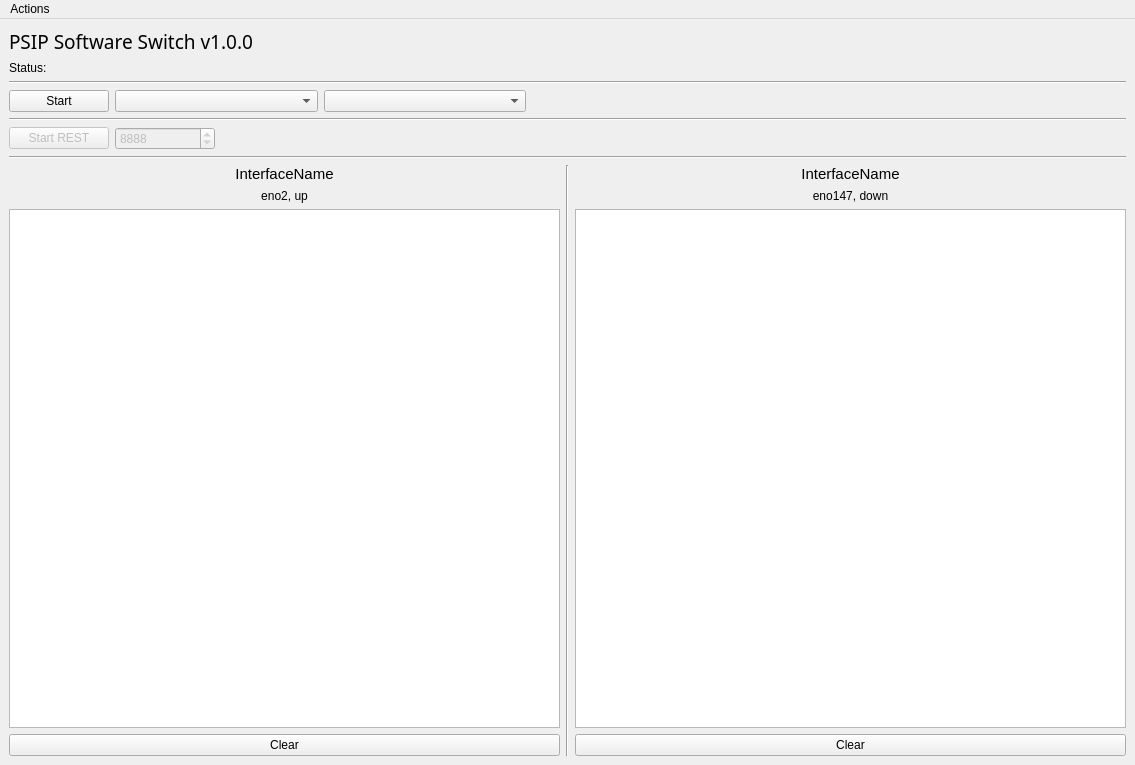
<?xml version="1.0" encoding="UTF-8"?>
<ui version="4.0">
 <class>MainWindow</class>
 <widget class="QMainWindow" name="MainWindow">
  <property name="geometry">
   <rect>
    <x>0</x>
    <y>0</y>
    <width>1135</width>
    <height>765</height>
   </rect>
  </property>
  <property name="sizePolicy">
   <sizepolicy hsizetype="Maximum" vsizetype="Maximum">
    <horstretch>0</horstretch>
    <verstretch>0</verstretch>
   </sizepolicy>
  </property>
  <property name="windowTitle">
   <string>MainWindow</string>
  </property>
  <widget class="QWidget" name="centralwidget">
   <property name="sizePolicy">
    <sizepolicy hsizetype="Maximum" vsizetype="Maximum">
     <horstretch>0</horstretch>
     <verstretch>0</verstretch>
    </sizepolicy>
   </property>
   <layout class="QVBoxLayout" name="verticalLayout">
    <item>
     <widget class="QLabel" name="label_2">
      <property name="font">
       <font>
        <family>SauceCodePro Nerd Font</family>
        <pointsize>14</pointsize>
       </font>
      </property>
      <property name="text">
       <string>PSIP Software Switch v1.0.0</string>
      </property>
     </widget>
    </item>
    <item>
     <widget class="QLabel" name="status">
      <property name="text">
       <string>Status: </string>
      </property>
     </widget>
    </item>
    <item>
     <widget class="Line" name="line_2">
      <property name="orientation">
       <enum>Qt::Horizontal</enum>
      </property>
     </widget>
    </item>
    <item>
     <layout class="QHBoxLayout" name="horizontalLayout">
      <item>
       <widget class="QPushButton" name="start_stop_button">
        <property name="sizePolicy">
         <sizepolicy hsizetype="Maximum" vsizetype="Fixed">
          <horstretch>0</horstretch>
          <verstretch>0</verstretch>
         </sizepolicy>
        </property>
        <property name="minimumSize">
         <size>
          <width>100</width>
          <height>0</height>
         </size>
        </property>
        <property name="text">
         <string>Start</string>
        </property>
       </widget>
      </item>
      <item>
       <widget class="QComboBox" name="interface1">
        <property name="sizePolicy">
         <sizepolicy hsizetype="Preferred" vsizetype="Fixed">
          <horstretch>1</horstretch>
          <verstretch>0</verstretch>
         </sizepolicy>
        </property>
       </widget>
      </item>
      <item>
       <widget class="QComboBox" name="interface2">
        <property name="sizePolicy">
         <sizepolicy hsizetype="Minimum" vsizetype="Fixed">
          <horstretch>1</horstretch>
          <verstretch>0</verstretch>
         </sizepolicy>
        </property>
       </widget>
      </item>
      <item>
       <spacer name="horizontalSpacer">
        <property name="orientation">
         <enum>Qt::Horizontal</enum>
        </property>
        <property name="sizeType">
         <enum>QSizePolicy::Maximum</enum>
        </property>
        <property name="sizeHint" stdset="0">
         <size>
          <width>600</width>
          <height>20</height>
         </size>
        </property>
       </spacer>
      </item>
     </layout>
    </item>
    <item>
     <widget class="Line" name="line">
      <property name="orientation">
       <enum>Qt::Horizontal</enum>
      </property>
     </widget>
    </item>
    <item>
     <layout class="QHBoxLayout" name="horizontalLayout_2">
      <item>
       <widget class="QPushButton" name="restStartStop">
        <property name="enabled">
         <bool>false</bool>
        </property>
        <property name="minimumSize">
         <size>
          <width>100</width>
          <height>0</height>
         </size>
        </property>
        <property name="text">
         <string>Start REST</string>
        </property>
       </widget>
      </item>
      <item>
       <widget class="QSpinBox" name="port">
        <property name="enabled">
         <bool>false</bool>
        </property>
        <property name="minimumSize">
         <size>
          <width>100</width>
          <height>0</height>
         </size>
        </property>
        <property name="minimum">
         <number>1</number>
        </property>
        <property name="maximum">
         <number>65535</number>
        </property>
        <property name="value">
         <number>8888</number>
        </property>
       </widget>
      </item>
      <item>
       <spacer name="horizontalSpacer_2">
        <property name="orientation">
         <enum>Qt::Horizontal</enum>
        </property>
        <property name="sizeHint" stdset="0">
         <size>
          <width>40</width>
          <height>20</height>
         </size>
        </property>
       </spacer>
      </item>
     </layout>
    </item>
    <item>
     <widget class="Line" name="line_3">
      <property name="orientation">
       <enum>Qt::Horizontal</enum>
      </property>
     </widget>
    </item>
    <item>
     <layout class="QHBoxLayout" name="horizontalLayout_3">
      <item>
       <layout class="QVBoxLayout" name="verticalLayout_3">
        <item>
         <widget class="QLabel" name="interface1Name">
          <property name="font">
           <font>
            <pointsize>11</pointsize>
           </font>
          </property>
          <property name="text">
           <string>InterfaceName</string>
          </property>
          <property name="alignment">
           <set>Qt::AlignCenter</set>
          </property>
         </widget>
        </item>
        <item>
         <widget class="QLabel" name="interface1Status">
          <property name="text">
           <string>eno2, up</string>
          </property>
          <property name="alignment">
           <set>Qt::AlignCenter</set>
          </property>
         </widget>
        </item>
        <item>
         <widget class="QTableView" name="interface1Statistics"/>
        </item>
        <item>
         <widget class="QPushButton" name="interface1Clear">
          <property name="text">
           <string>Clear</string>
          </property>
         </widget>
        </item>
       </layout>
      </item>
      <item>
       <widget class="Line" name="line_4">
        <property name="orientation">
         <enum>Qt::Vertical</enum>
        </property>
       </widget>
      </item>
      <item>
       <layout class="QVBoxLayout" name="verticalLayout_2">
        <item>
         <widget class="QLabel" name="interface2Name">
          <property name="font">
           <font>
            <pointsize>11</pointsize>
           </font>
          </property>
          <property name="text">
           <string>InterfaceName</string>
          </property>
          <property name="alignment">
           <set>Qt::AlignCenter</set>
          </property>
         </widget>
        </item>
        <item>
         <widget class="QLabel" name="interface2Status">
          <property name="text">
           <string>eno147, down</string>
          </property>
          <property name="alignment">
           <set>Qt::AlignCenter</set>
          </property>
         </widget>
        </item>
        <item>
         <widget class="QTableView" name="interface2Statistics"/>
        </item>
        <item>
         <widget class="QPushButton" name="interface2Clear">
          <property name="text">
           <string>Clear</string>
          </property>
         </widget>
        </item>
       </layout>
      </item>
     </layout>
    </item>
   </layout>
  </widget>
  <widget class="QMenuBar" name="menubar">
   <property name="geometry">
    <rect>
     <x>0</x>
     <y>0</y>
     <width>1135</width>
     <height>26</height>
    </rect>
   </property>
   <widget class="QMenu" name="menuTest_button">
    <property name="title">
     <string>Actions</string>
    </property>
    <addaction name="resetMacTimeoutsMenu"/>
    <addaction name="clearMacMenu"/>
    <addaction name="clearStatsMenu"/>
   </widget>
   <addaction name="menuTest_button"/>
  </widget>
  <action name="resetMacTimeoutsMenu">
   <property name="text">
    <string>Reset MAC timeouts</string>
   </property>
  </action>
  <action name="clearMacMenu">
   <property name="text">
    <string>Clear MAC table</string>
   </property>
  </action>
  <action name="clearStatsMenu">
   <property name="text">
    <string>Clear statistics</string>
   </property>
  </action>
 </widget>
 <resources/>
 <connections/>
</ui>
